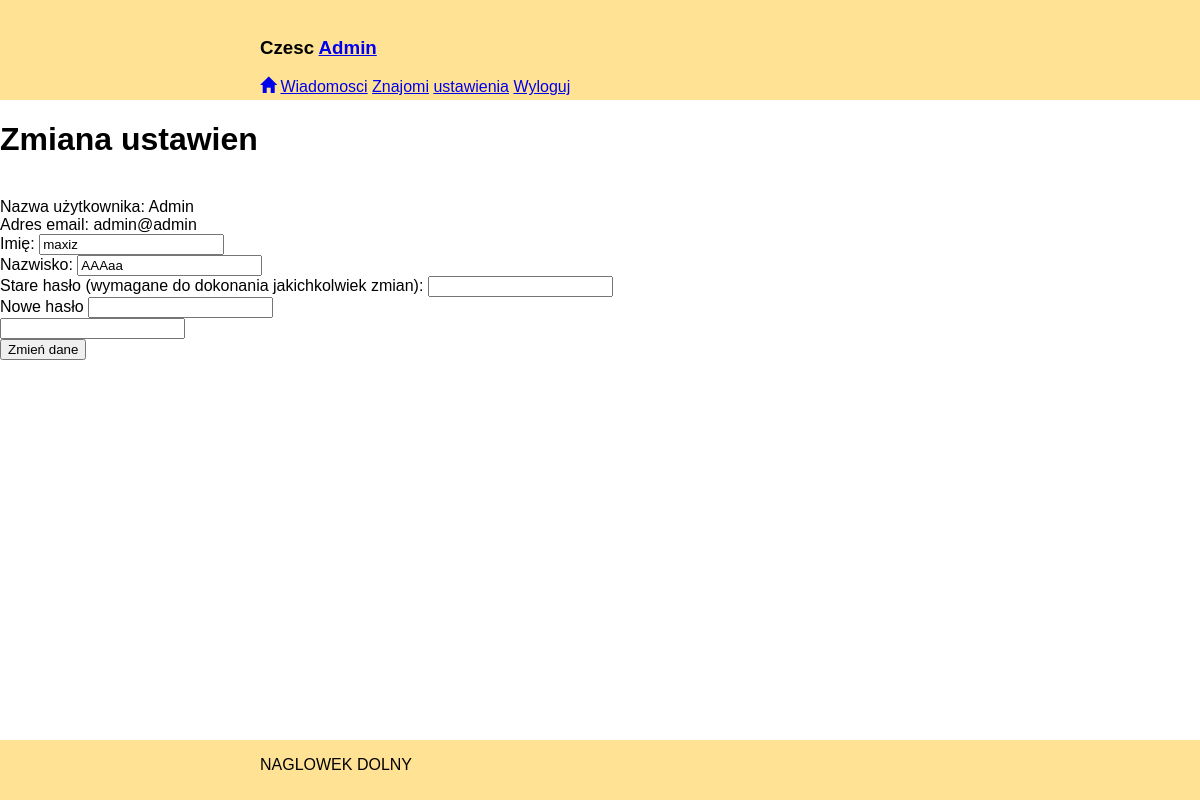
Screenshot of /settings/Admin (signed in) with the database file from the repository.
### tables this page shows
CREATE TABLE IF NOT EXISTS `users` (
  `id` int(11) NOT NULL AUTO_INCREMENT,
  `username` varchar(20) NOT NULL,
  `mail` varchar(255) NOT NULL,
  `password` varchar(60) NOT NULL,
  `name` varchar(50) NOT NULL,
  `surname` varchar(255) NOT NULL,
  PRIMARY KEY (`id`),
  UNIQUE KEY `username` (`username`),
  UNIQUE KEY `mail` (`mail`)
);

### AltoRouter.php (called while the page is built, shortened)
<?php
class AltoRouter {
	protected $routes = array();
	protected $basePath = '';
	protected $matchTypes = array(
		'i'  => '[0-9]++',
		'a'  => '[0-9A-Za-z]++',
		'h'  => '[0-9A-Fa-f]++',
		'*'  => '.+?',
		'**' => '.++',
		''   => '[^/\.]++'
	);
	public function setBasePath($basePath) {
		$this->basePath = $basePath;
	}
	public function addMatchTypes($matchTypes) {
		$this->matchTypes = array_merge($this->matchTypes, $matchTypes);
	}
	public function map($method, $route, $target, $name = null) {
		$this->routes[] = array($method, $route, $target, $name);
		return;
	}
	public function match($requestUrl = null, $requestMethod = null) {
		$params = array();
		$match = false;
		if($requestUrl === null) {
			$requestUrl = isset($_SERVER['REQUEST_URI']) ? $_SERVER['REQUEST_URI'] : '/';
		}
		$requestUrl = substr($requestUrl, strlen($this->basePath));
		if($requestMethod === null) {
			$requestMethod = isset($_SERVER['REQUEST_METHOD']) ? $_SERVER['REQUEST_METHOD'] : 'GET';
		}
		foreach($this->routes as $handler) {
			list($method, $_route, $target, $name) = $handler;
			$methods = explode('|', $method);
			foreach($methods as $method) {
				if (strcasecmp($requestMethod, $method) === 0) {
					$method_match = true;
					break;
				}
			}
			if ($_route === '*') {
				$match = true;
			} elseif (isset($_route[0]) && $_route[0] === '@') {
				$pattern = '`' . substr($_route, 1) . '`u';
				$match = preg_match($pattern, $requestUrl, $params);
			} else {
				$route = null;
				$regex = false;
				$j = 0;
				$n = isset($_route[0]) ? $_route[0] : null;
				$i = 0;
				while (true) {
					if (!isset($_route[$i])) {
						break;
					} elseif (false === $regex) {
						$c = $n;
						$regex = $c === '[' || $c === '(' || $c === '.';
						if (false === $regex && false !== isset($_route[$i+1])) {
							$n = $_route[$i + 1];
							$regex = $n === '?' || $n === '+' || $n === '*' || $n === '{';
						}
						if (false === $regex && $c !== '/' && (!isset($requestUrl[$j]) || $c !== $requestUrl[$j])) {
							continue 2;
						}
						$j++;
					}
					$route .= $_route[$i++];
				}
				$regex = $this->compileRoute($route);
				$match = preg_match($regex, $requestUrl, $params);
			}
			if(($match == true || $match > 0)) {
				if($params) {
					foreach($params as $key => $value) {
						if(is_numeric($key)) unset($params[$key]);
					}
				}
				return array(
					'target' => $target,
					'params' => $params,
					'name' => $name
				);
			}
		}
		return false;
	}
	private function compileRoute($route) {
		if (preg_match_all('`(/|\.|)\[([^:\]]*+)(?::([^:\]]*+))?\](\?|)`', $route, $matches, PREG_SET_ORDER)) {
			$matchTypes = $this->matchTypes;
			foreach($matches as $match) {
				list($block, $pre, $type, $param, $optional) = $match;
				if (isset($matchTypes[$type])) {
					$type = $matchTypes[$type];
				}
				$pattern = '(?:'
						. ($pre !== '' ? $pre : null)
						. '('
						. ($param !== '' ? "?P<$param>" : null)
						. $type
						. '))'
						. ($optional !== '' ? '?' : null);
				$route = str_replace($block, $pattern, $route);
			}
		}
		return "`^$route$`u";
	}
}

### settings.php (the view, shortened to what this page needs)
<h1>Zmiana ustawien</h1><br>
<?php
$params=$match["params"];
$username=$params["username"];
if($username===$_SESSION["username"]) {
    $sql = "SELECT * FROM users WHERE username='$username'";
    $result = $conn->query($sql);
    if ($result->num_rows > 0) {
        $row = $result->fetch_assoc();
        echo "Nazwa użytkownika: {$row['username']}<br>";
        echo "Adres email: {$row['mail']}<br>";
        echo "<form method='post' name='modify' action='' onsubmit='return checkForm(this);'>Imię: <input type='text' name='name' value={$row['name']}><br>";
        echo "Nazwisko: <input type='text' name='surname' value={$row['surname']}><br>";
        echo "Stare hasło (wymagane do dokonania jakichkolwiek zmian): <input type='password' name='password' required><br>";
        echo "Nowe hasło <input type='password' value='' name='password1'><br>";
        echo" <input type='password' value='' name='password2'><br>";
        echo "<button type='submit'>Zmień dane</button></form>";
    }
}

### main.css (style rules this page uses)
html { font-family: sans-serif; -webkit-text-size-adjust: 100%; -ms-text-size-adjust: 100%; }
body { margin: 0; }

### rows the page displays
users: username "Admin", mail "admin@admin", name "maxiz", surname "AAAaa"

### other values shown
$_SESSION["username"] "Admin"
